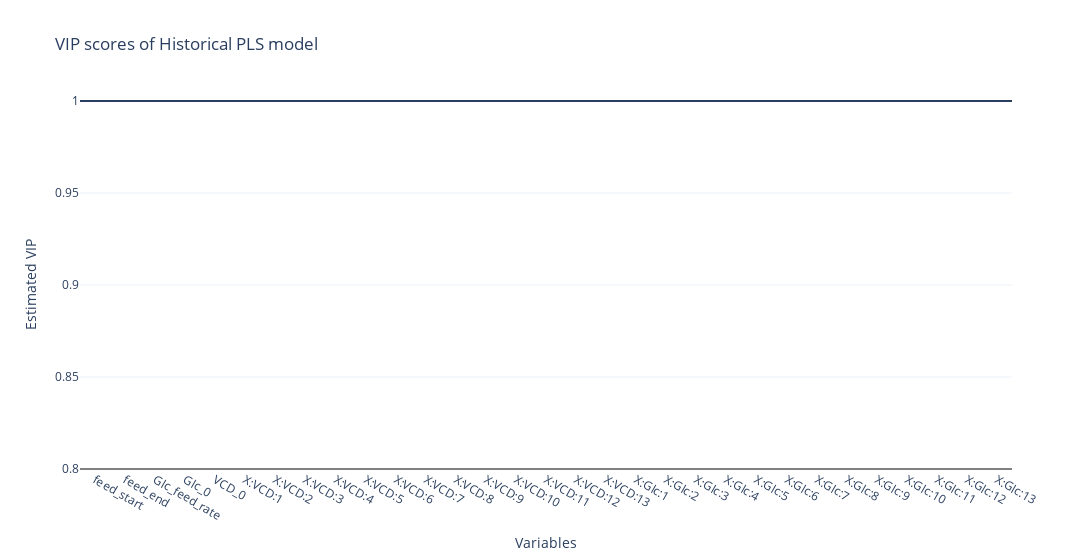

The notebook cell saved with this chart:
### Markdown cell above
### Train

* Remove titer (and also lactate)
* Remove exceeding days
* Eliminate invariant columns
* Remove linearly dependent columns
* Add process parameters at the beginning
* Create a PLS model from the initial design to the final titer

### Code cell
pipe = fit_hist_pls_model(
    X=ZX_preproc,
    y=tar,
    latent_variables=LATENT_VARIABLES_HIST,
)

plot_hist_pls_model_coef(ZX_preproc, pls_pipeline=pipe)

### Figure 1 — Plotly figure (JSON) as saved in the notebook; plotly's stock layout.template omitted (floating-point values rounded to 4 significant figures)
{"data": [{"alignmentgroup": "True", "hovertemplate": "Variables=%{x}<br>Estimated VIP=%{y}<extra></extra>", "legendgroup": "", "marker": {"color": "#636efa", "pattern": {"shape": ""}}, "name": "", "offsetgroup": "", "orientation": "v", "showlegend": false, "textposition": "auto", "type": "bar", "x": ["feed_start", "feed_end", "Glc_feed_rate", "Glc_0", "VCD_0", "X:VCD:1", "X:VCD:2", "X:VCD:3", "X:VCD:4", "X:VCD:5", "X:VCD:6", "X:VCD:7", "X:VCD:8", "X:VCD:9", "X:VCD:10", "X:VCD:11", "X:VCD:12", "X:VCD:13", "X:Glc:1", "X:Glc:2", "X:Glc:3", "X:Glc:4", "X:Glc:5", "X:Glc:6", "X:Glc:7", "X:Glc:8", "X:Glc:9", "X:Glc:10", "X:Glc:11", "X:Glc:12", "X:Glc:13"], "xaxis": "x", "y": [null, null, null, null, null, null, null, null, null, null, null, null, null, null, null, null, null, null, null, null, null, null, null, null, null, null, null, null, null, null, null], "yaxis": "y"}], "layout": {"barmode": "relative", "legend": {"tracegroupgap": 0}, "shapes": [{"type": "line", "x0": 0, "x1": 1, "xref": "x domain", "y0": 1, "y1": 1, "yref": "y"}, {"line": {"color": "gray"}, "type": "line", "x0": 0, "x1": 1, "xref": "x domain", "y0": 0.8, "y1": 0.8, "yref": "y"}], "title": {"text": "VIP scores of Historical PLS model"}, "width": 1600, "xaxis": {"anchor": "y", "domain": [0, 1], "title": {"text": "Variables"}}, "yaxis": {"anchor": "x", "domain": [0, 1], "title": {"text": "Estimated VIP"}}}}
